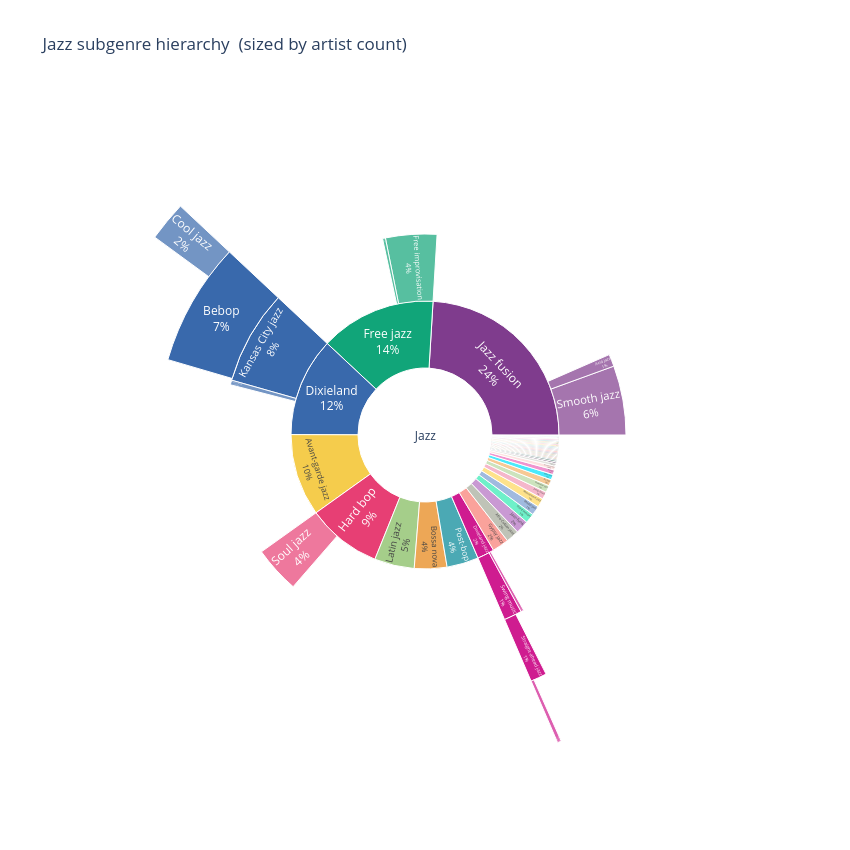

Write notebook code for a chart like this one.
### Code cell
# ── genre hierarchy sunburst ───────────────────────────────────────────────
# "Jazz" is the invisible root; subgenres radiate from it.
known_titles = set(genres["title"].str.strip())

sunburst_rows: list[dict] = [{"genre": "Jazz", "parent": ""}]

for _, row in genres.iterrows():
    child = str(row["title"]).strip()
    if child.lower() in _GENRE_EXCLUDE:
        continue
    if pd.isna(row["parent_genre"]) or not row["parent_genre"]:
        parent = "Jazz"
    else:
        candidates = parse_wiki_list(str(row["parent_genre"]))
        parent = next((p for p in candidates if p in known_titles and p != child), "Jazz")
    sunburst_rows.append({"genre": child, "parent": parent})

sb_df = pd.DataFrame(sunburst_rows)

# Artist count per subgenre — normalise both sides to lowercase so casing
# differences between the genres table and artist infoboxes don't cause misses.
_genre_artist_count_lc = (
    artists["genres"].dropna().str.split("|").explode()
    .str.strip().str.lower()
    .loc[lambda s: ~s.isin(_GENRE_EXCLUDE)]
    .value_counts().to_dict()
)
sb_df["n_artists"] = (
    sb_df["genre"].str.lower()
    .map(_genre_artist_count_lc)
    .fillna(3).astype(int)
)
sb_df.loc[sb_df["genre"] == "Jazz", "n_artists"] = 1  # root is a container

fig = px.sunburst(
    sb_df,
    names="genre",
    parents="parent",
    values="n_artists",
    title="Jazz subgenre hierarchy  (sized by artist count)",
    width=850, height=850,
    color_discrete_sequence=px.colors.qualitative.Bold,
)
fig.update_traces(textinfo="label+percent entry", insidetextorientation="auto")
fig.show()

### Figure 1 — Plotly figure (JSON) as saved in the notebook; plotly's stock layout.template omitted (floating-point values rounded to 4 significant figures)
{"data": [{"domain": {"x": [0, 1], "y": [0, 1]}, "hovertemplate": "genre=%{label}<br>n_artists=%{value}<br>parent=%{parent}<extra></extra>", "insidetextorientation": "auto", "labels": ["Jazz", "Twelve-bar blues", "Bebop", "Free improvisation", "Modal jazz", "Free jazz", "Skiffle", "Swing music", "Jump blues", "Jazz rap", "Stride (music)", "Hard bop", "Jazz fusion", "Bossa nova", "Avant-garde jazz", "Acid jazz", "Soul jazz", "Cool jazz", "Latin jazz", "Fusion jazz", "Nu jazz", "M-Base", "Marabi", "Western swing", "Smooth jazz", "Afro-Cuban jazz", "Trad jazz", "Jazz-funk", "Ethno jazz", "List of jazz genres", "Cubop", "Ska jazz", "Straight-ahead jazz", "European free jazz", "Folk jazz", "Kansas City jazz", "Cape jazz", "Chamber jazz", "Post-bop", "Gypsy jazz", "Neo-bop", "Yass (music)", "British dance band", "Continental jazz", "Free funk", "Mainstream jazz", "Orchestral jazz", "Punk jazz", "Progressive jazz", "Third stream", "Dixieland jazz", "Balkan jazz", "Progressive big band", "New Big Band", "Zimbabwean jazz", "Jazz mugham", "Flamenco jazz", "Sacred jazz", "Ethio-jazz", "Dixieland", "Nordic jazz", "Sweet jazz"], "name": "", "parents": ["", "Jazz", "Kansas City jazz", "Free jazz", "Jazz", "Jazz", "Jazz", "Dixieland jazz", "Jazz", "Jazz", "Jazz", "Jazz", "Jazz", "Jazz", "Jazz", "Jazz fusion", "Hard bop", "Bebop", "Jazz", "Jazz", "Jazz", "Jazz", "Jazz", "Dixieland", "Jazz fusion", "Jazz", "Jazz", "Jazz", "Jazz", "Jazz", "Jazz", "Jazz", "Swing music", "Jazz", "Jazz", "Dixieland", "Jazz", "Jazz", "Jazz", "Jazz", "Straight-ahead jazz", "Jazz", "Jazz", "Jazz", "Free jazz", "Jazz", "Jazz", "Jazz", "Jazz", "Jazz", "Jazz", "Jazz", "Jazz", "Jazz", "Jazz", "Jazz", "Jazz", "Jazz", "Jazz", "Jazz", "Jazz", "Dixieland jazz"], "textinfo": "label+percent entry", "type": "sunburst", "values": [1, 3, 118, 88, 24, 206, 3, 10, 19, 4, 1, 113, 374, 84, 212, 21, 80, 41, 103, 2, 16, 3, 3, 8, 119, 34, 4, 34, 14, 3, 3, 3, 17, 3, 12, 3, 1, 18, 82, 43, 4, 3, 10, 3, 5, 23, 7, 2, 2, 25, 8, 3, 3, 3, 3, 3, 3, 3, 2, 85, 3, 5]}], "layout": {"height": 850, "legend": {"tracegroupgap": 0}, "sunburstcolorway": ["rgb(127, 60, 141)", "rgb(17, 165, 121)", "rgb(57, 105, 172)", "rgb(242, 183, 1)", "rgb(231, 63, 116)", "rgb(128, 186, 90)", "rgb(230, 131, 16)", "rgb(0, 134, 149)", "rgb(207, 28, 144)", "rgb(249, 123, 114)", "rgb(165, 170, 153)"], "title": {"text": "Jazz subgenre hierarchy  (sized by artist count)"}, "width": 850}}
